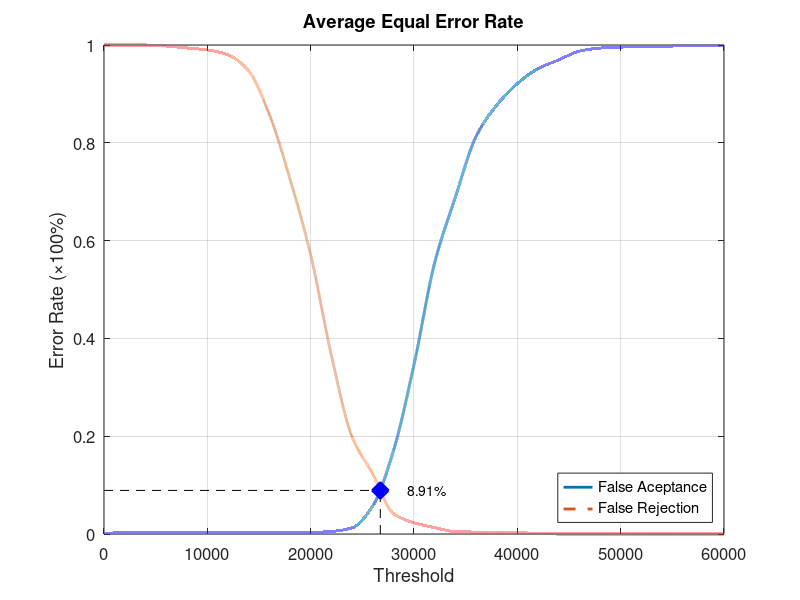
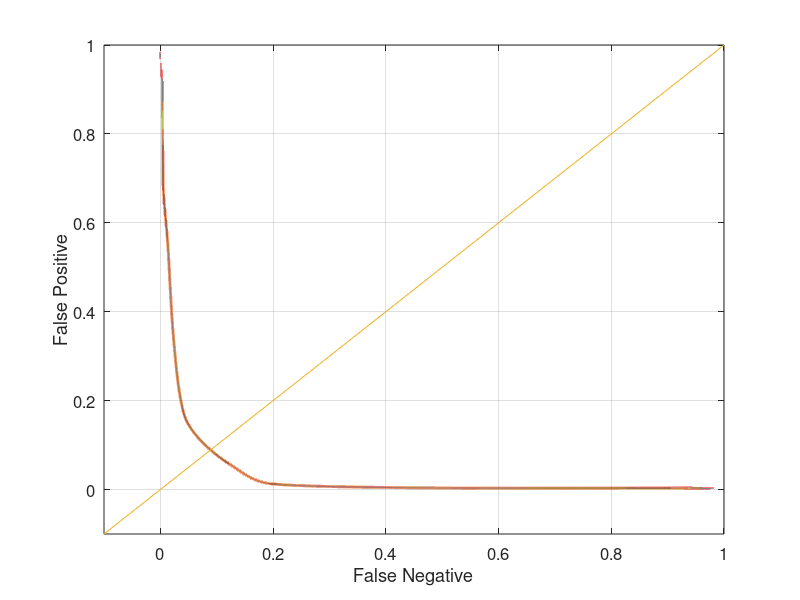

These charts were generated, in order, by the following MATLAB code:
function yEER = Database1Average
close all;
clear;
clc;
x = 0:2000:60000;
xq = 0:0.5:60000;

y0 = [0 0.0031579 0.0031579 0.0031579 0.0031579 0.0031579 0.0031579 0.0031579 0.0031579 0.0031579 0.0031579 0.00526316 0.0126316 0.0568421 0.169474 0.346316 0.554737 0.688421 0.812632 0.876842 0.921053 0.951579 0.969474 0.987368 0.993684 0.99579 0.996842 0.996842 0.998947 0.998947 1];
yy0 = interp1(x, y0, xq, 'pchip');
y1 = [1 1 1 0.998 0.994 0.99 0.98 0.947 0.858 0.726 0.571 0.366 0.199 0.123 0.042 0.023 0.013 0.005 0.004 0.004 0.003 0.001 0 0 0 0 0 0 0 0 0];
yy1 = interp1(x, y1, xq, 'pchip');

% Calculating EER: 
y2 = abs(y0 - y1);
find(y2 == min(y2))
yy2 = abs(yy0 - yy1);
xEER = find(yy2 == min(yy2));
xEERIndex = xq(xEER) % X-axis EER
yEER = yy0(xEER) % Y-axis EER

main = figure
plot(xq, yy0,'-','LineWidth', 2);	hold on
plot(xq, yy1,'--','LineWidth', 2);	hold on
plot([xEERIndex xEERIndex], [0 yEER], 'k--');	hold on
plot([0 xEERIndex], [yEER yEER], 'k--');	hold on
plot(xEERIndex, yEER, 'bx', 'LineWidth', 10);	hold on
text(xEERIndex + 10 * xEERIndex / 100, yEER, [num2str(round((10000 * yEER)) / 100) '%'])
legend('False Aceptance', 'False Rejection', 'Location', 'SouthEast')
xlabel('Threshold')
ylabel('Error Rate (\times100%)')
title('Average Equal Error Rate')
set(gca, 'FontSize', 12)
axis([0 60000 0 1])
grid on

print(main, 'Database1AverageMain', '-dpng');
FNRxFPR = figure('Color', [1 1 1]);
plot(yy1, yy0, '-', yy1, yy0, 'LineWidth', 2);
hold on
y = -0.1:0.1:1
plot(y, y); 
set(gca, 'FontSize', 12)
xlabel('False Negative')
ylabel('False Positive')
axis([-0.1 1 -0.1 1])
set(gca, 'FontSize', 12)
grid on

print(FNRxFPR, 'Database1AverageFNRxFPR','-dpng');
end
